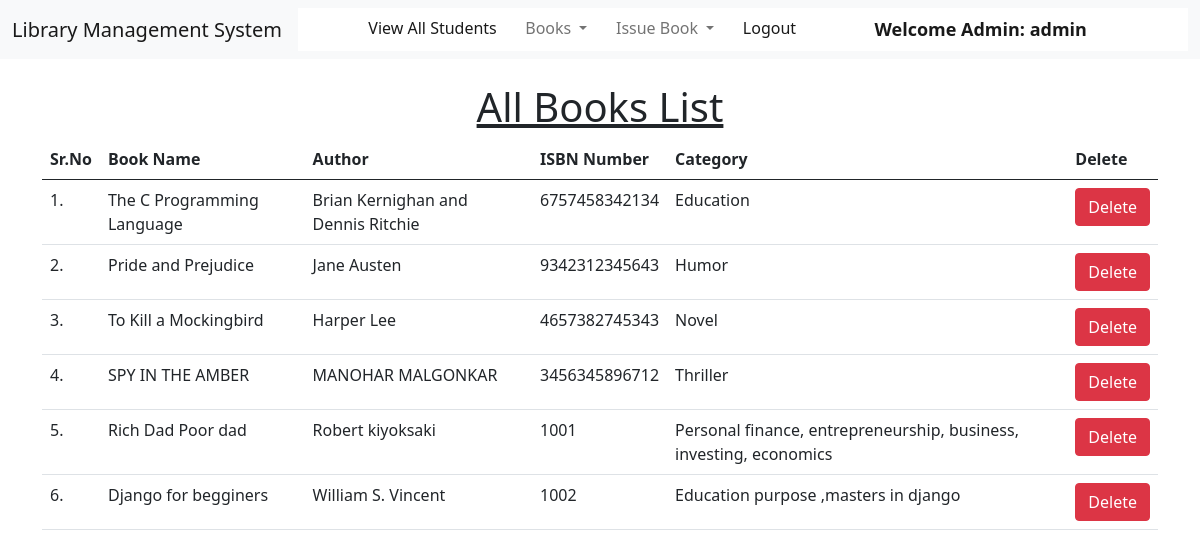
The page /view_books/ (signed in) on the database its author committed.
### library/models.py (models this page shows, shortened)
class Book(models.Model):
    name = models.CharField(max_length=200)
    author = models.CharField(max_length=200)
    isbn = models.PositiveIntegerField()
    category = models.CharField(max_length=50)

### library/views.py (the view)
# urls.py: path("view_books/", views.view_books, name="view_books"),
@login_required(login_url = '/admin_login')
def view_books(request):
    books = Book.objects.all()
    return render(request, "view_books.html", {'books':books})

### library/templates/view_books.html (shortened to what this page needs)
{% extends 'admin_navbar.html' %}
{% load static %}
{% block body %}
<div class="container mt-4">
    <h1 class="text-center"><u>All Books List</u></h1>
    <table class="table table-hover" id="example">
        <thead>
            <tr>
                <th>Sr.No</th>
                <th>Book Name</th>
                <th>Author</th>
                <th>ISBN Number</th>
                <th>Category</th>
                <th>Delete</th>
            </tr>
        </thead>
        <tbody>
            {% for book in books %}
            <tr>
                <td>{{forloop.counter}}.</td>
                <td>{{book.name}}</td>
                <td>{{book.author}}</td>
                <td>{{book.isbn}}</td>
                <td>{{book.category}}</td>
                <td><a href="/delete_book/{{book.id}}/" class="btn btn-danger" onclick="return confirm('Are you sure you want to delete this book?')">Delete</a></td>
            </tr>
            {% endfor %}
        </tbody>
    </table>
    </div>
{% endblock %}

### library/templates/admin_navbar.html (shortened to what this page needs)
<!doctype html>
<html lang="en">
  <head>
    <link href="https://cdn.jsdelivr.net/npm/bootstrap@5.1.0/dist/css/bootstrap.min.css" rel="stylesheet">
    <link rel="stylesheet" href="https://cdn.datatables.net/1.10.25/css/jquery.dataTables.min.css">
    <link rel="stylesheet" href="https://cdn.datatables.net/buttons/1.7.1/css/buttons.dataTables.min.css">
  </head>
  <body>
    <nav class="navbar navbar-expand-lg navbar-light bg-light">
        <div class="container-fluid">
          <a class="navbar-brand" href="#">Library Management System</a>
          <div class="collapse navbar-collapse base" id="navbarSupportedContent">
            <ul class="navbar-nav me-auto mb-2 mb-lg-0">
              <li class="nav-item">
                <a class="nav-link active" aria-current="page" href="/view_students/">View All Students</a>
              </li>
              <li class="nav-item dropdown">
                <a class="nav-link dropdown-toggle" href="#" id="navbarDropdown" role="button" data-bs-toggle="dropdown" aria-expanded="false">
                  Books
                </a>
              </li>
              <li class="nav-item dropdown">
                <a class="nav-link dropdown-toggle" href="#" id="navbarDropdown" role="button" data-bs-toggle="dropdown" aria-expanded="false">
                  Issue Book
                </a>
              </li>
              <li class="nav-item">
                <a class="nav-link active" aria-current="page" href="/logout/">Logout</a>
              </li>
              <li class="nav-item">
                <a style="font-weight:600; font-family:'Segoe UI', Tahoma, Geneva, Verdana, sans-serif; font-size: large;" class="nav-link active" href="#">Welcome Admin: {{request.user}}</a>
              </li>
            </ul>
          </div>
        </div>
      </nav>
      {% block body %}
      {% endblock %}
  </body>
</html>

### library/templates/admin_navbar.html (style rules this page uses)
.base { color:black; background:white; margin:0; padding:0; text-align:center; }

### rows shown on the page
Book: name "The C Programming Language", author "Brian Kernighan and Dennis Ritchie", isbn "6757458342134", category "Education"
Book: name "Pride and Prejudice", author "Jane Austen", isbn "9342312345643", category "Humor"
Book: name "To Kill a Mockingbird", author "Harper Lee", isbn "4657382745343", category "Novel"
Book: name "SPY IN THE AMBER", author "MANOHAR MALGONKAR", isbn "3456345896712", category "Thriller"
Book: name "Rich Dad Poor dad", author "Robert kiyoksaki", isbn "1001", category "Personal finance, entrepreneurship, business, investing, economics"
Book: name "Django for begginers", author "William S. Vincent", isbn "1002", category "Education purpose ,masters in django"

### other values the page prints
{{ request.user }} "admin"
